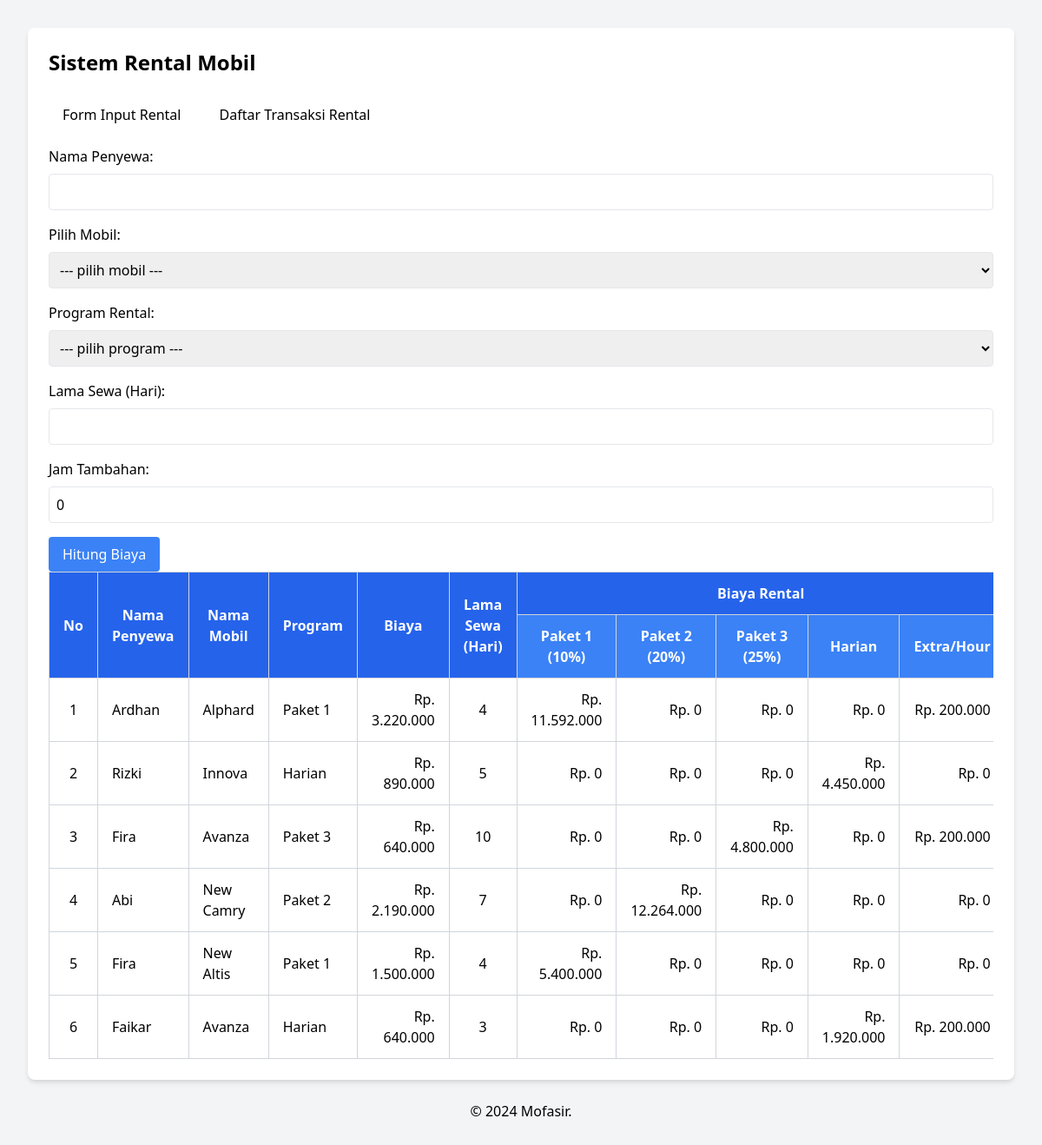
The page / on the database its author committed.
### tables this page shows
CREATE TABLE `t_biaya_rental` (
  `id` int(11) NOT NULL,
  `nama_penyewa` varchar(100) DEFAULT NULL,
  `nama_mobil` varchar(50) DEFAULT NULL,
  `program` varchar(50) DEFAULT NULL,
  `biaya` decimal(10,2) DEFAULT NULL,
  `lama_sewa` int(11) DEFAULT NULL,
  `biaya_paket1` decimal(10,2) DEFAULT NULL,
  `biaya_paket2` decimal(10,2) DEFAULT NULL,
  `biaya_paket3` decimal(10,2) DEFAULT NULL,
  `biaya_harian` decimal(10,2) DEFAULT NULL,
  `biaya_extra` decimal(10,2) DEFAULT NULL,
  `total_biaya` decimal(10,2) DEFAULT NULL
);

### models/CarRental.php (called while the page is built, shortened)
<?php
class CarRental {
    private $conn;
    private $table_name = "t_biaya_Rental";
    public function __construct($db) {
        $this->conn = $db;
    }
    public function createTable() {
        $query = "CREATE TABLE IF NOT EXISTS " . $this->table_name . " (
            id INT AUTO_INCREMENT PRIMARY KEY,
            nama_penyewa VARCHAR(100),
            nama_mobil VARCHAR(50),
            program VARCHAR(50),
            biaya DECIMAL(10,2),
            lama_sewa INT,
            biaya_paket1 DECIMAL(10,2),
            biaya_paket2 DECIMAL(10,2),
            biaya_paket3 DECIMAL(10,2),
            biaya_harian DECIMAL(10,2),
            biaya_extra DECIMAL(10,2),
            total_biaya DECIMAL(10,2)
        )";
        try {
            $this->conn->exec($query);
            return true;
        } catch(PDOException $e) {
            echo "Error creating table: " . $e->getMessage();
            return false;
        }
    }
    public function getAllTransactions() {
        $query = "SELECT * FROM " . $this->table_name . " ORDER BY id DESC";
        try {
            $stmt = $this->conn->prepare($query);
            $stmt->execute();
            return $stmt->fetchAll(PDO::FETCH_ASSOC);
        } catch(PDOException $e) {
            echo "Error fetching transactions: " . $e->getMessage();
            return [];
        }
    }
}

### includes/functions.php (called while the page is built, shortened)
<?php
function formatRupiah($amount) {
    return "Rp. " . number_format($amount, 0, ',', '.');
}

### templates/transactions.php (the view, shortened to what this page needs)
<?php
function renderTransactions($transactions) {
    ?>
    <div class="overflow-x-auto">
        <table class="min-w-full bg-white border border-gray-300">
            <thead>
                <tr>
                    <th class="border border-gray-300 bg-blue-600 text-white py-3 px-4 text-center align-middle" rowspan="2">No</th>
                    <th class="border border-gray-300 bg-blue-600 text-white py-3 px-4 text-center align-middle" rowspan="2">Nama Penyewa</th>
                    <th class="border border-gray-300 bg-blue-600 text-white py-3 px-4 text-center align-middle" rowspan="2">Nama Mobil</th>
                    <th class="border border-gray-300 bg-blue-600 text-white py-3 px-4 text-center align-middle" rowspan="2">Program</th>
                    <th class="border border-gray-300 bg-blue-600 text-white py-3 px-4 text-center align-middle" rowspan="2">Biaya</th>
                    <th class="border border-gray-300 bg-blue-600 text-white py-3 px-4 text-center align-middle" rowspan="2">Lama Sewa (Hari)</th>
                    <th class="border border-gray-300 bg-blue-600 text-white py-3 px-4 text-center" colspan="5">Biaya Rental</th>
                </tr>
                <tr>
                    <th class="border border-gray-300 bg-blue-500 text-white py-3 px-4 text-center">Paket 1 (10%)</th>
                    <th class="border border-gray-300 bg-blue-500 text-white py-3 px-4 text-center">Paket 2 (20%)</th>
                    <th class="border border-gray-300 bg-blue-500 text-white py-3 px-4 text-center">Paket 3 (25%)</th>
                    <th class="border border-gray-300 bg-blue-500 text-white py-3 px-4 text-center">Harian</th>
                    <th class="border border-gray-300 bg-blue-500 text-white py-3 px-4 text-center">Extra/Hour</th>
                </tr>
            </thead>
            <tbody>
                <?php if (empty($transactions)): ?>
                    <tr>
                        <td colspan="12" class="border border-gray-300 py-4 px-4 text-center text-gray-500">
                            Belum ada data transaksi
                        </td>
                    </tr>
                <?php else: ?>
                    <?php foreach ($transactions as $index => $transaction): ?>
                        <tr class="hover:bg-gray-50">
                            <td class="border border-gray-300 py-3 px-4 text-center"><?php echo $index + 1; ?></td>
                            <td class="border border-gray-300 py-3 px-4"><?php echo $transaction['nama_penyewa']; ?></td>
                            <td class="border border-gray-300 py-3 px-4"><?php echo $transaction['nama_mobil']; ?></td>
                            <td class="border border-gray-300 py-3 px-4"><?php echo $transaction['program']; ?></td>
                            <td class="border border-gray-300 py-3 px-4 text-right"><?php echo formatRupiah($transaction['biaya']); ?></td>
                            <td class="border border-gray-300 py-3 px-4 text-center"><?php echo $transaction['lama_sewa']; ?></td>
                            <td class="border border-gray-300 py-3 px-4 text-right"><?php echo formatRupiah($transaction['biaya_paket1']); ?></td>
                            <td class="border border-gray-300 py-3 px-4 text-right"><?php echo formatRupiah($transaction['biaya_paket2']); ?></td>
                            <td class="border border-gray-300 py-3 px-4 text-right"><?php echo formatRupiah($transaction['biaya_paket3']); ?></td>
                            <td class="border border-gray-300 py-3 px-4 text-right"><?php echo formatRupiah($transaction['biaya_harian']); ?></td>
                            <td class="border border-gray-300 py-3 px-4 text-right"><?php echo formatRupiah($transaction['biaya_extra']); ?></td>
                        </tr>
                    <?php endforeach; ?>
                <?php endif; ?>
            </tbody>
        </table>
    </div>
    <?php
}

### index.php (shortened to what this page needs)
<?php
require_once 'models/CarRental.php';
require_once 'includes/functions.php';
require_once 'templates/form.php';
require_once 'templates/transactions.php';
$database = new Database();
$db = $database->getConnection();
$rental = new CarRental($db);
$rental->createTable();
?>
<!DOCTYPE html>
<html lang="id">
<head>
    <link href="https://cdnjs.cloudflare.com/ajax/libs/tailwindcss/2.2.19/tailwind.min.css" rel="stylesheet">
</head>
<body class="bg-gray-100 p-8">
    <div class="max-w-6xl mx-auto bg-white rounded-lg shadow-md p-6">
        <h1 class="text-2xl font-bold mb-6">Sistem Rental Mobil</h1>
        <div x-data="{ activeTab: 'input' }">
            <div class="mb-4">
                <button @click="activeTab = 'input'" :class="{ 'bg-blue-500 text-white': activeTab === 'input', 'bg-gray-200': activeTab !== 'input' }" class="px-4 py-2 rounded">Form Input Rental</button>
                <button @click="activeTab = 'transactions'" :class="{ 'bg-blue-500 text-white': activeTab === 'transactions', 'bg-gray-200': activeTab !== 'transactions' }" class="px-4 py-2 rounded ml-2">Daftar Transaksi Rental</button>
            </div>
            <div x-show="activeTab === 'input'">
                <?php
                renderForm($rental->getCarPrices());
                ?>
            </div>
            <div x-show="activeTab === 'transactions'">
                <?php
                renderTransactions($rental->getAllTransactions());
                ?>
            </div>
        </div>
    </div>
    <p class="mt-6 text-center font-medium">&copy 2024 Mofasir.</p>
</body>
</html>

### templates/form.php (shortened to what this page needs)
<?php
function renderForm($carPrices) {
    ?>
    <form method="POST" action="<?php echo htmlspecialchars($_SERVER['PHP_SELF']); ?>" class="space-y-4">
        <div>
            <label class="block mb-2">Nama Penyewa:</label>
            <input type="text" name="nama_penyewa" class="w-full border rounded p-2" required>
        </div>
        <div>
            <label class="block mb-2">Pilih Mobil:</label>
            <select name="mobil" class="w-full border rounded p-2" required>
                <option value="" selected disabled>--- pilih mobil ---</option>
            </select>
        </div>
        <div>
            <label class="block mb-2">Program Rental:</label>
            <select name="program" class="w-full border rounded p-2" required>
                <option value="" selected disabled>--- pilih program ---</option>
            </select>
        </div>
        <div>
            <label class="block mb-2">Lama Sewa (Hari):</label>
            <input type="number" name="lama_sewa" class="w-full border rounded p-2" required>
        </div>
        <div>
            <label class="block mb-2">Jam Tambahan:</label>
            <input type="number" name="extra_hours" class="w-full border rounded p-2" value="0">
        </div>
        <button type="submit" class="bg-blue-500 text-white px-4 py-2 rounded hover:bg-blue-600">
            Hitung Biaya
        </button>
    </form>
    <?php
}

### rows shown on the page
t_biaya_rental: nama_penyewa "Ardhan", nama_mobil "Alphard", program "Paket 1", biaya "Rp. 3.220.000", lama_sewa "4", biaya_paket1 "Rp. 11.592.000", biaya_paket2 "Rp. 0", biaya_paket3 "Rp. 0", biaya_harian "Rp. 0", biaya_extra "Rp. 200.000"
t_biaya_rental: nama_penyewa "Rizki", nama_mobil "Innova", program "Harian", biaya "Rp. 890.000", lama_sewa "5", biaya_paket1 "Rp. 0", biaya_paket2 "Rp. 0", biaya_paket3 "Rp. 0", biaya_harian "Rp. 4.450.000", biaya_extra "Rp. 0"
t_biaya_rental: nama_penyewa "Fira", nama_mobil "Avanza", program "Paket 3", biaya "Rp. 640.000", lama_sewa "10", biaya_paket1 "Rp. 0", biaya_paket2 "Rp. 0", biaya_paket3 "Rp. 4.800.000", biaya_harian "Rp. 0", biaya_extra "Rp. 200.000"
t_biaya_rental: nama_penyewa "Abi", nama_mobil "New Camry", program "Paket 2", biaya "Rp. 2.190.000", lama_sewa "7", biaya_paket1 "Rp. 0", biaya_paket2 "Rp. 12.264.000", biaya_paket3 "Rp. 0", biaya_harian "Rp. 0", biaya_extra "Rp. 0"
t_biaya_rental: nama_penyewa "Fira", nama_mobil "New Altis", program "Paket 1", biaya "Rp. 1.500.000", lama_sewa "4", biaya_paket1 "Rp. 5.400.000", biaya_paket2 "Rp. 0", biaya_paket3 "Rp. 0", biaya_harian "Rp. 0", biaya_extra "Rp. 0"
t_biaya_rental: nama_penyewa "Faikar", nama_mobil "Avanza", program "Harian", biaya "Rp. 640.000", lama_sewa "3", biaya_paket1 "Rp. 0", biaya_paket2 "Rp. 0", biaya_paket3 "Rp. 0", biaya_harian "Rp. 1.920.000", biaya_extra "Rp. 200.000"
